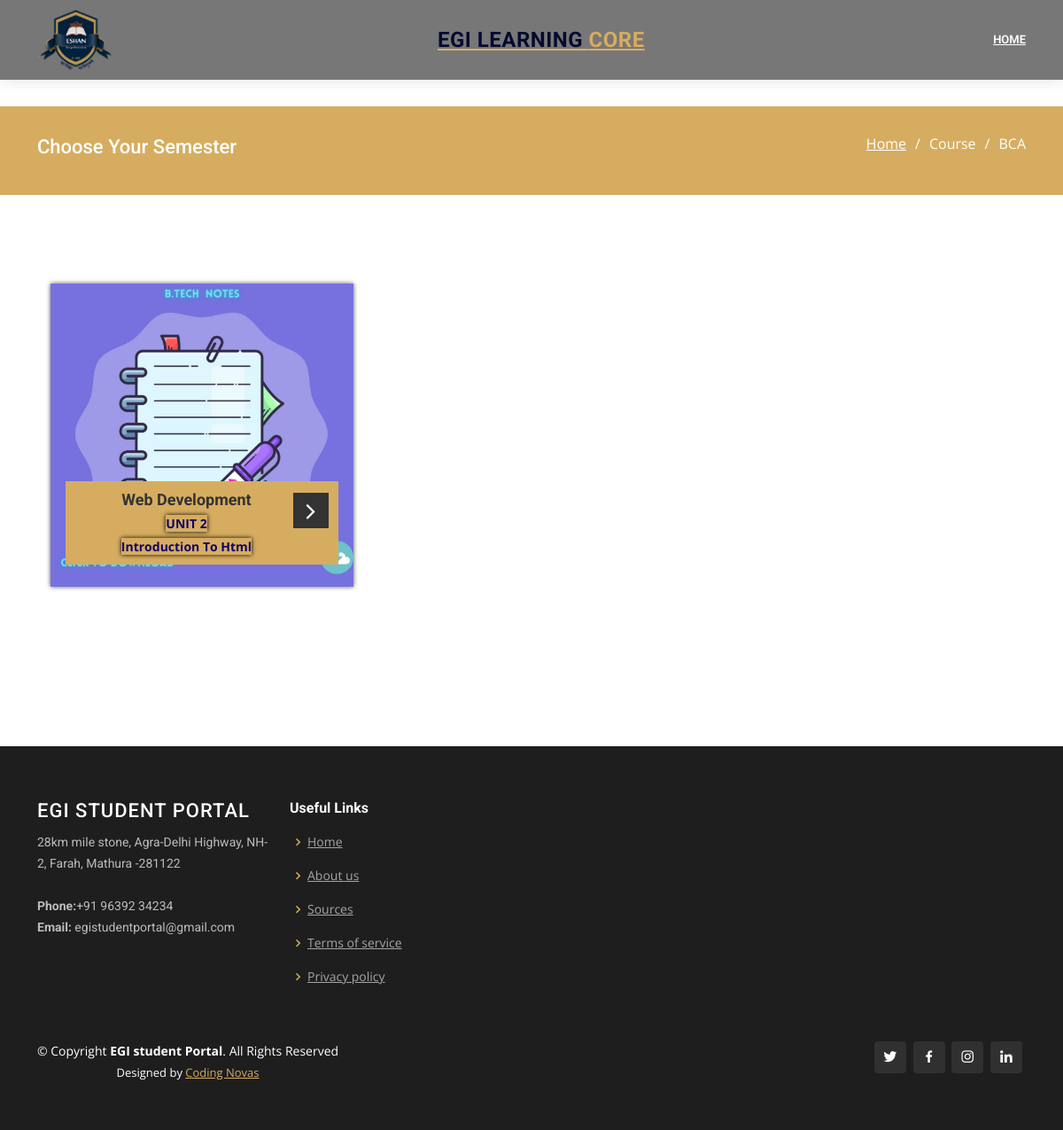
Screenshot of /bca_sem1/ with the database file from the repository.
### notes/models.py (models this page shows, shortened)
class bca_sem1_notes(models.Model):
    Subject=models.CharField(max_length=50)
    UNIT=models.CharField(max_length=50, choices=UNIT_CHOICE)
    UNIT_name=models.CharField(max_length=150)
    Drive_link=models.URLField(max_length=2000)

### notes/views.py (the view)
# urls.py: path('bca_sem1/', views.bca_sem1, name='bca_sem1'),
def bca_sem1(request):
    bcasem1=bca_sem1_notes.objects.all()
    return render (request, "notes/bca/sem1.html", {'bcasem1' : bcasem1})

### templates/notes/bca/sem1.html (shortened to what this page needs)
<!DOCTYPE html>
<html lang="en">
<head>
  <!DOCTYPE html>
<html>
<head>
  {% load static %}
    <link rel="stylesheet" href="{% static 'assets_notes/bootstrap/css/bootstrap.min.css' %}">
    <link rel="stylesheet" href="assets_notes/fonts/ionicons.min.css">
    <link rel="stylesheet" href="https://cdnjs.cloudflare.com/ajax/libs/pikaday/1.6.1/css/pikaday.min.css">
</head>
  <link href="{% static 'assets/vendor/bootstrap/css/bootstrap.min.css' %}" rel="stylesheet">
  <link href="{% static 'assets/vendor/icofont/icofont.min.css' %}" rel="stylesheet">
  <link href="{% static 'assets/vendor/boxicons/css/boxicons.min.css' %}" rel="stylesheet">
  <link href="{% static 'assets/vendor/animate.css/animate.min.css' %}" rel="stylesheet">
  <link href="{% static 'assets/vendor/venobox/venobox.css' %}" rel="stylesheet">
  <link href="{% static 'assets/vendor/owl.carousel/assets/owl.carousel.min.css' %}" rel="stylesheet">
  <link href="{% static 'assets/vendor/aos/aos.css' %}" rel="stylesheet">
  <link href="{% static 'assets/vendor/remixicon/remixicon.css' %}" rel="stylesheet">
  <link rel="stylesheet" href="{% static 'assets_event/bootstrap/css/bootstrap.min.css' %}">
  <link rel="stylesheet" href="{% static 'assets_event/fonts/font-awesome.min.css' %}">
  <link rel="stylesheet" href="{% static 'assets_event/css/Bold-BS4-Cards-with-Hover-Effect-74-1.css' %}">
  <link rel="stylesheet" href="{% static 'assets_event/css/Bold-BS4-Cards-with-Hover-Effect-74.css' %}">
  <link rel="stylesheet" href="{% static 'assets_event/css/styles.css' %}">
  <link href="{% static 'assets/css/style.css' %}" rel="stylesheet">
</head>
<body>
  <header id="header" class="fixed-top">
    <div class="container d-flex align-items-center">
      <a href="{% url 'main' %}" class="logo mr-auto"><img src="assets/img/ESHAN-LOGO-REDESIGN.png" alt="" class="img-fluid"></a>
      <h1 class="logo mr-auto"><a href="/index.html"><span>EGI Learning</span> Core</a></h1>
      <nav class="nav-menu d-none d-lg-block">
        <ul>
          <li><a href="{% url 'main' %}">Home</a></li>
          </ul>
  </header>
  <main id="main">
    <section id="breadcrumbs" class="breadcrumbs">
      <div class="container">
        <div class="d-flex justify-content-between align-items-center">
          <h2>Choose Your Semester</h2>
          <ol>
            <li><a href="main">Home</a></li>
            <li>Course</li>
            <li>BCA</li>
          </ol>
        </div>
      </div>
    </section>
    <main class="page projects-page">
        <section class="portfolio-block projects-cards">
            <div class="container">
                <div class="heading">
    {% for bca_sem1_notes in bcasem1  %}
                    <div class="col-sm-6 col-md-4">
                      <div class="box"><img src="{% static 'assets_notes/img/course/sub.jpg' %}" alt="Desmond">
                          <div class="box-heading">
                              <h4 class="title" style="color:#333333;"> {{bca_sem1_notes.Subject}}</h4><span class="post" style="color:#333333;"><b class="date">UNIT {{bca_sem1_notes.UNIT}} </b></span>
                              <span class="post" style="color:#333333;"><b class="date"> {{bca_sem1_notes.UNIT_name}}</b></span>
                          </div>
                      </div>
                      {% endfor %}
                  </div>
        </section>
    </main>
 </main>
</body>
</html>
  <footer id="footer">
    <div class="footer-top">
      <div class="container">
        <div class="row">
          <div class="col-lg-3 col-md-6 footer-contact">
            <h3>EGI Student Portal</h3>
            <p>
              28km mile stone, Agra-Delhi Highway, NH-2, Farah, Mathura -281122 <br><br>
              <strong>Phone:</strong>+91 96392 34234<br>
              <strong>Email:</strong> egistudentportal@gmail.com<br>
            </p>
          </div>
          <div class="col-lg-2 col-md-6 footer-links">
            <h4>Useful Links</h4>
            <ul>
              <li><i class="bx bx-chevron-right"></i> <a href="{% url 'main' %}">Home</a></li>
              <li><i class="bx bx-chevron-right"></i> <a href="{% url 'team' %}">About us</a></li>
              <li><i class="bx bx-chevron-right"></i> <a href="{% url 'sources' %}">Sources</a></li>
              <li><i class="bx bx-chevron-right"></i> <a href="#">Terms of service</a></li>
              <li><i class="bx bx-chevron-right"></i> <a href="#">Privacy policy</a></li>
            </ul>
          </div>
    <div class="container d-md-flex py-4">
      <div class="mr-md-auto text-center text-md-left">
        <div class="copyright">
          &copy; Copyright <strong><span>EGI student Portal</span></strong>. All Rights Reserved
        </div>
        <div class="credits">
          Designed by <a href="https://www.instagram.com/codingnova/">Coding Novas</a>
        </div>
      </div>
      <div class="social-links text-center text-md-right pt-3 pt-md-0">
        <a href="https://twitter.com/eshancollege" class="twitter"><i class="bx bxl-twitter"></i></a>
        <a href="https://www.facebook.com/eshancollege" class="facebook"><i class="bx bxl-facebook"></i></a>
        <a href="https://www.instagram.com/eshaninstitute/" class="instagram"><i class="bx bxl-instagram"></i></a>
        <a href="linkedin.com/eshancollege" class="linkedin"><i class="bx bxl-linkedin"></i></a>
      </div>
    </div>
  </footer>
</body>
</html>

### static/assets_event/css/Bold-BS4-Cards-with-Hover-Effect-74-1.css (style rules this page uses)
.box { position: relative; overflow: hidden; box-shadow: 0 0 5px #555; }
.box img { width: 100%; height: auto; }
.box .box-heading { width: 90%; position: absolute; bottom: 25px; left: 5%; background: #D6AD60; padding: 10px 60px 10px 25px; color: #fff; transition: all 0.3s ease 0s; }
.box .box-heading:after { content: "\f105"; font-family: fontawesome; width: 40px; height: 40px; line-height: 40px; position: absolute; top: 13px; right: 11px; background: #333; font-size: 30px; color: #fff; text-align: center; }
.box .title { margin: 0; font-size: 18px; font-weight: bold; }
.box .post { display: block; font-size: 14px; color: #fff; text-transform: capitalize; margin-top: 5px; }

### static/assets_event/css/Bold-BS4-Cards-with-Hover-Effect-74.css (style rules this page uses)
.box { position: relative; overflow: hidden; box-shadow: 0 0 5px #555; }
.date { position: relative; color: rgb(16, 0, 107); box-shadow: 0 0 5px rgb(0, 0, 0); background-color:#D6AD60 ; }
.box img { width: 100%; height: auto; }
.box .box-heading { width: 90%; position: absolute; bottom: 25px; left: 5%; background: #D6AD60; padding: 10px 60px 10px 25px; color: #fff; transition: all 0.3s ease 0s; }
.box .box-heading:after { content: "\f105"; font-family: fontawesome; width: 40px; height: 40px; line-height: 40px; position: absolute; top: 13px; right: 11px; background: #333; font-size: 30px; color: #fff; text-align: center; }
.box .title { margin: 0; font-size: 18px; font-weight: bold; }
.box .post { display: block; font-size: 14px; color: #fff; text-transform: capitalize; margin-top: 5px; }

### rows the page displays
bca_sem1_notes: Subject "Web Development", UNIT "2", UNIT_name "Introduction To Html"
